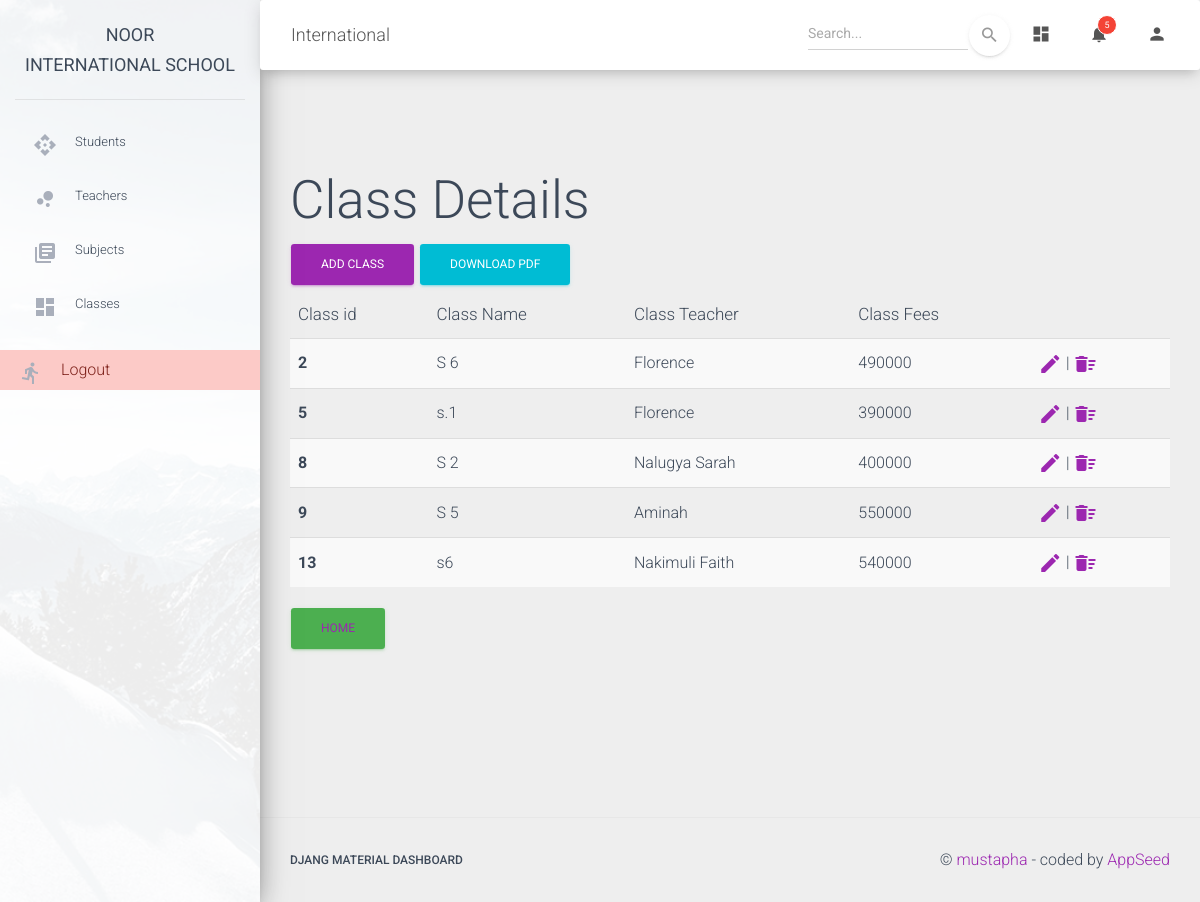
Page /add_class/ (signed in) on the committed database.
### details/models.py (models this page shows, shortened)
class Class(models.Model):
    Class_name = models.CharField(max_length=50)
    Class_Teacher = models.ForeignKey(Teacher, on_delete=models.CASCADE)
    Class_fees = models.IntegerField()

class Teacher(models.Model):
    Gender_Choices=[
        ("M", "Male"),
        ("F", "Female")
    ]
    Teacher_name = models.CharField(max_length=50)
    Gender = models.CharField(max_length=2, choices=Gender_Choices )
    Address = models.CharField(max_length=10)
    Contact = models.CharField(max_length=10)
    def __str__(self):
        return self.Teacher_name

### details/views.py (the view)
# urls.py: path('add_class/', add_class_view, name="add_class_page"),
@login_required
def add_class_view(request):
    message =""
    if request.method == "POST":
        class_form = ClassForm(request.POST)
        if class_form.is_valid():
            class_form.save()
            message="Class Added Successfully"
        else:
            message="Invalid details"
        messages.success(request, message)
    else:
        class_form = ClassForm()
    classes = Class.objects.all()
    context ={
        'form':class_form,
        'msg':message,
        'class':classes,
    }
    return render(request, "add_class.html", context)

### details/form.py
class ClassForm(ModelForm):
    class Meta:
        model = Class
        fields = '__all__'

### details/templates/add_class.html (shortened to what this page needs)
{% extends './main.html' %}
{% load crispy_forms_tags %}
{% block content %}
    <h1>Class Details</h1>
    <button type="button" class="btn btn-primary" data-toggle="modal" data-target="#exampleModal">
        ADD CLASS
    </button>
    <a href="{% url 'class_pdf_page' %}">
        <button class="btn btn-info">Download Pdf</button>
    </a>
    <table class="table table-striped">
        <thead>
            <th scope="col">Class id</th>
            <th scope="col">Class Name</th>
            <th scope="col">Class Teacher</th>
            <th scope="col">Class Fees</th>
        </thead>
        <tbody>
            {% for class in class %}
                <tr>
                    <th scope="row">{{class.id}}</th>
                    <td>{{class.Class_name}}</td>
                    <td>{{class.Class_Teacher}}</td>
                    <td>{{class.Class_fees}}</td>
                    <td><a href="{% url 'edit_class_page' class.id %}">
                        <i class="material-icons">edit</i>
                    </a> |
                        <a href="{% url 'delete_class_page' class.id %}"
                        onclick="return confirm('Press OK to delete this Class')">
                        <i class="material-icons">delete_sweep</i>
                    </a>
                    </td>
                </tr>
            {% endfor %}
        </tbody>
    </table>
    <button class="btn btn-success"><a href="{% url 'home_page' %}">Home</a></button>
{% endblock content %}

### rows in the picture
Class: id "2", Class_name "S 6", Class_Teacher "Florence", Class_fees "490000"
Class: id "5", Class_name "s.1", Class_Teacher "Florence", Class_fees "390000"
Class: id "8", Class_name "S 2", Class_Teacher "Nalugya Sarah", Class_fees "400000"
Class: id "9", Class_name "S 5", Class_Teacher "Aminah", Class_fees "550000"
Class: id "13", Class_name "s6", Class_Teacher "Nakimuli Faith", Class_fees "540000"
